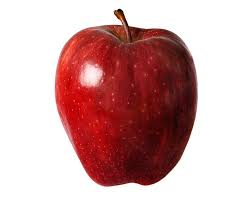
#> input picture ImageTest/appel.jpg, 251 x 201 px
$ python -i ImageClass.py   (imports and definitions only)
#> lines starting #> are read from the running program, lines starting #| are printed output that depends on the picture; after the words box and inside, x2 and y2 are one past the last pixel; in counts of white or black regions, pixels touching at a corner belong together
#> further down, picture is the input picture: shape (201, 251, 3); mean B, G, R 169.8, 170.1, 208.4
import math
from matplotlib import image
from skimage.filters import sobel,gaussian
import cv2
import numpy as np
from matplotlib.pyplot import *
import matplotlib.pyplot as plt
from skimage.color import *
from PIL import Image
from skimage import segmentation
from skimage.feature import canny
from skimage.feature import peak_local_max
from skimage.transform import hough_line,hough_line_peaks


class ImageClass:
    def __init__(self, image):
        self.image = image

    # Binarisation

    # [321 lines left out: functions Seuillage, Otsu, grad, Sobel, Laplacien, Robert and 12 more, not called in this run]

    def cumsum(h):
        return [sum(h[:i + 1]) for i in range(len(h))]

    # [45 lines left out: functions histeq, etire, segmKmeans, not called in this run]


    def Markers(self):
        img = self.image
        x , y , z = img.shape
#> x = 201; y = 251; z = 3
        im_ = gaussian(img, sigma=4)
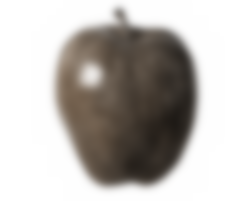
#> im_: shape (201, 251, 3) float64; mean B, G, R 0.72, 0.734, 0.749
        if z==3:
            br = sobel(im_[:,:,0])
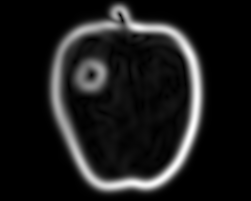
#> br: shape (201, 251) float64; min 3.93e-17, max 0.119, mean 0.0131; drawn with min black and max white
            bg = sobel(im_[:,:,1])
            bb = sobel(im_[:,:,2])
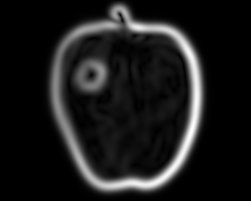
#> bb: shape (201, 251) float64; min 3.93e-17, max 0.114, mean 0.0122; drawn with min black and max white
            brgb = br+bg+bb
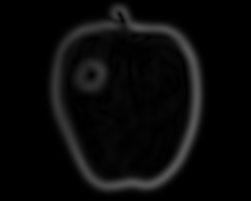
#> brgb: shape (201, 251) float64; min 1.18e-16, max 0.35, mean 0.038
        else :
            brgb= sobel(im_[:,:])

        markers = peak_local_max(brgb.max()-brgb)
#> markers = 14089 pairs, first value 1 to 199, second value 1 to 249
        markers = peak_local_max(brgb.max()-brgb, threshold_rel=0.99, min_distance=50)
#> markers = empty array
        return markers

    def Growing(self):
        markers = self.Markers()
#> markers = empty array
        img = self.image
        gray_img = cv2.cvtColor(img,cv2.COLOR_BGR2GRAY)
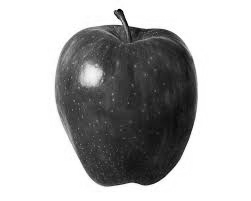
#> gray_img: shape (201, 251); min 4, max 255, mean 181.5
        (thresh, bin_img) = cv2.threshold(gray_img, 127, 255, cv2.THRESH_BINARY)
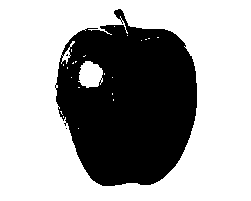
#> bin_img: shape (201, 251); 64.3% white; 3 black regions (2 under 20 px), largest, box (x1, y1, x2, y2) and area: (55, 9, 197, 186) 18006

        h = img.shape[0]
#> h = 201
        w = img.shape[1]
#> w = 251

        out_img = np.zeros(shape=(gray_img.shape), dtype=np.uint8)

        seeds = markers.tolist()
#> seeds = []
        for seed in seeds:
            x = seed[0]
            y = seed[1]
            out_img[x][y] = 255
#> this loop made 0 passes
#> out_img: shape (201, 251); every value is 0
        directs = [(-1,-1), (0,-1), (1,-1), (1,0), (1,1), (0,1),(-1,1),(-1,0)]
        visited = np.zeros(shape=(gray_img.shape), dtype=np.uint8)
        while len(seeds):
            seed = seeds.pop(0)
            x = seed[0]
            y = seed[1]
            visited[x][y] = 1

            for direct in directs:
                cur_x = x + direct[0]
                cur_y = y + direct[1]
                if cur_x <0 or cur_y<0 or cur_x >= h or cur_y >=w :
                    continue
                if (not visited[cur_x][cur_y]) and (bin_img[cur_x][cur_y]==bin_img[x][y]) :
                    out_img[cur_x][cur_y] = 255
                    visited[cur_x][cur_y] = 1
                    seeds.append((cur_x,cur_y))
        bake_img = img.copy()
        h = bake_img.shape[0]
        w = bake_img.shape[1]
        for i in range(h):
            for j in range(w):
                if out_img[i][j] != 255:
                    bake_img[i][j][0] = 255
                    bake_img[i][j][1] = 255
                    bake_img[i][j][2] = 255
#> bake_img: shape (201, 251, 3); every value is 255


        return bake_img


    # [106 lines left out: functions Hough, HoughCir, Division_Judge, Merge, Recursion, segmenation_Part_region, not called in this run]

>>> import cv2
>>> picture = cv2.imread('ImageTest/appel.jpg')
>>> result = ImageClass(picture).Growing()
